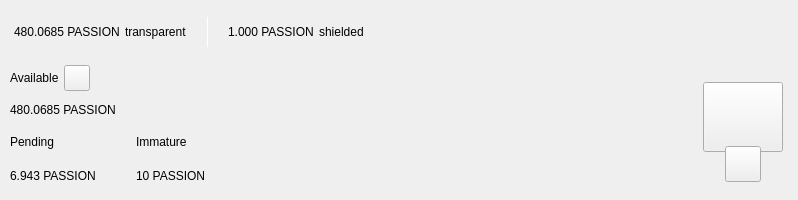
<?xml version="1.0" encoding="UTF-8"?>
<ui version="4.0">
 <class>TopBar</class>
 <widget class="QWidget" name="TopBar">
  <property name="geometry">
   <rect>
    <x>0</x>
    <y>0</y>
    <width>734</width>
    <height>200</height>
   </rect>
  </property>
  <property name="minimumSize">
   <size>
    <width>0</width>
    <height>200</height>
   </size>
  </property>
  <property name="maximumSize">
   <size>
    <width>16777215</width>
    <height>200</height>
   </size>
  </property>
  <property name="windowTitle">
   <string>Form</string>
  </property>
  <layout class="QVBoxLayout" name="verticalLayout_10" stretch="0">
   <property name="spacing">
    <number>0</number>
   </property>
   <property name="leftMargin">
    <number>0</number>
   </property>
   <property name="topMargin">
    <number>0</number>
   </property>
   <property name="rightMargin">
    <number>0</number>
   </property>
   <property name="bottomMargin">
    <number>0</number>
   </property>
   <item>
    <widget class="PFBorderImage" name="containerTop">
     <layout class="QVBoxLayout" name="verticalLayout_11">
      <property name="spacing">
       <number>0</number>
      </property>
      <property name="leftMargin">
       <number>0</number>
      </property>
      <property name="topMargin">
       <number>0</number>
      </property>
      <property name="rightMargin">
       <number>0</number>
      </property>
      <property name="bottomMargin">
       <number>0</number>
      </property>
      <item>
       <widget class="QWidget" name="top_container_2" native="true">
        <property name="minimumSize">
         <size>
          <width>0</width>
          <height>65</height>
         </size>
        </property>
        <layout class="QHBoxLayout" name="top_container">
         <property name="spacing">
          <number>0</number>
         </property>
         <property name="leftMargin">
          <number>14</number>
         </property>
         <property name="topMargin">
          <number>0</number>
         </property>
         <property name="rightMargin">
          <number>14</number>
         </property>
         <property name="bottomMargin">
          <number>0</number>
         </property>
         <item alignment="Qt::AlignVCenter">
          <widget class="QWidget" name="widgetTopAmount" native="true">
           <property name="sizePolicy">
            <sizepolicy hsizetype="Preferred" vsizetype="Maximum">
             <horstretch>0</horstretch>
             <verstretch>0</verstretch>
            </sizepolicy>
           </property>
           <layout class="QHBoxLayout" name="horizontalLayout_5">
            <property name="spacing">
             <number>5</number>
            </property>
            <property name="leftMargin">
             <number>0</number>
            </property>
            <property name="topMargin">
             <number>0</number>
            </property>
            <property name="rightMargin">
             <number>0</number>
            </property>
            <property name="bottomMargin">
             <number>0</number>
            </property>
            <item alignment="Qt::AlignTop">
             <widget class="QLabel" name="labelAmountTopPiv">
              <property name="minimumSize">
               <size>
                <width>0</width>
                <height>36</height>
               </size>
              </property>
              <property name="styleSheet">
               <string notr="true">padding:0px;margin:0px;</string>
              </property>
              <property name="text">
               <string notr="true">480.0685 PASSION</string>
              </property>
             </widget>
            </item>
            <item>
             <widget class="QLabel" name="labelTrans">
              <property name="text">
               <string>transparent</string>
              </property>
             </widget>
            </item>
            <item>
             <spacer name="horizontalSpacer_11">
              <property name="orientation">
               <enum>Qt::Horizontal</enum>
              </property>
              <property name="sizeType">
               <enum>QSizePolicy::Fixed</enum>
              </property>
              <property name="sizeHint" stdset="0">
               <size>
                <width>15</width>
                <height>20</height>
               </size>
              </property>
             </spacer>
            </item>
            <item alignment="Qt::AlignVCenter">
             <widget class="QLabel" name="typeSpacerTop">
              <property name="minimumSize">
               <size>
                <width>1</width>
                <height>30</height>
               </size>
              </property>
              <property name="maximumSize">
               <size>
                <width>1</width>
                <height>30</height>
               </size>
              </property>
              <property name="styleSheet">
               <string notr="true">background-color:white;
padding:0px;
border:none;</string>
              </property>
              <property name="text">
               <string/>
              </property>
             </widget>
            </item>
            <item>
             <spacer name="horizontalSpacer_12">
              <property name="orientation">
               <enum>Qt::Horizontal</enum>
              </property>
              <property name="sizeType">
               <enum>QSizePolicy::Fixed</enum>
              </property>
              <property name="sizeHint" stdset="0">
               <size>
                <width>15</width>
                <height>20</height>
               </size>
              </property>
             </spacer>
            </item>
            <item alignment="Qt::AlignTop">
             <widget class="QLabel" name="labelAmountTopShieldedPiv">
              <property name="minimumSize">
               <size>
                <width>0</width>
                <height>36</height>
               </size>
              </property>
              <property name="text">
               <string notr="true">1.000 PASSION</string>
              </property>
             </widget>
            </item>
            <item>
             <widget class="QLabel" name="labelShield">
              <property name="text">
               <string>shielded</string>
              </property>
             </widget>
            </item>
           </layout>
          </widget>
         </item>
         <item>
          <spacer name="horizontalSpacer">
           <property name="orientation">
            <enum>Qt::Horizontal</enum>
           </property>
           <property name="sizeHint" stdset="0">
            <size>
             <width>40</width>
             <height>20</height>
            </size>
           </property>
          </spacer>
         </item>
         <item>
          <layout class="QHBoxLayout" name="horizontalLayout_4">
           <property name="spacing">
            <number>12</number>
           </property>
           <property name="rightMargin">
            <number>0</number>
           </property>
           <item alignment="Qt::AlignRight">
            <widget class="QWidget" name="layoutSync" native="true">
             <property name="minimumSize">
              <size>
               <width>0</width>
               <height>36</height>
              </size>
             </property>
             <property name="maximumSize">
              <size>
               <width>16777215</width>
               <height>36</height>
              </size>
             </property>
             <layout class="QVBoxLayout" name="verticalLayout_9">
              <property name="leftMargin">
               <number>0</number>
              </property>
              <property name="topMargin">
               <number>0</number>
              </property>
              <property name="rightMargin">
               <number>0</number>
              </property>
              <property name="bottomMargin">
               <number>0</number>
              </property>
              <item>
               <widget class="ExpandableButton" name="pushButtonSync" native="true">
                <property name="minimumSize">
                 <size>
                  <width>36</width>
                  <height>36</height>
                 </size>
                </property>
                <property name="maximumSize">
                 <size>
                  <width>16777215</width>
                  <height>36</height>
                 </size>
                </property>
               </widget>
              </item>
             </layout>
            </widget>
           </item>
           <item>
            <widget class="ExpandableButton" name="pushButtonHDUpgrade" native="true">
             <property name="minimumSize">
              <size>
               <width>36</width>
               <height>36</height>
              </size>
             </property>
            </widget>
           </item>
           <item>
            <widget class="ExpandableButton" name="pushButtonStack" native="true">
             <property name="minimumSize">
              <size>
               <width>36</width>
               <height>36</height>
              </size>
             </property>
            </widget>
           </item>
           <item>
            <widget class="ExpandableButton" name="pushButtonColdStaking" native="true">
             <property name="minimumSize">
              <size>
               <width>36</width>
               <height>36</height>
              </size>
             </property>
            </widget>
           </item>
           <item>
            <widget class="ExpandableButton" name="pushButtonConnection" native="true">
             <property name="minimumSize">
              <size>
               <width>36</width>
               <height>36</height>
              </size>
             </property>
            </widget>
           </item>
           <item>
            <widget class="ExpandableButton" name="pushButtonTor" native="true">
             <property name="minimumSize">
              <size>
               <width>36</width>
               <height>36</height>
              </size>
             </property>
            </widget>
           </item>
           <item>
            <widget class="ExpandableButton" name="pushButtonLock" native="true">
             <property name="sizePolicy">
              <sizepolicy hsizetype="Expanding" vsizetype="Expanding">
               <horstretch>0</horstretch>
               <verstretch>0</verstretch>
              </sizepolicy>
             </property>
             <property name="minimumSize">
              <size>
               <width>36</width>
               <height>0</height>
              </size>
             </property>
            </widget>
           </item>
           <item>
            <widget class="ExpandableButton" name="pushButtonTheme" native="true">
             <property name="minimumSize">
              <size>
               <width>36</width>
               <height>36</height>
              </size>
             </property>
             <property name="maximumSize">
              <size>
               <width>16777215</width>
               <height>36</height>
              </size>
             </property>
            </widget>
           </item>
           <item>
            <widget class="ExpandableButton" name="pushButtonFAQ" native="true">
             <property name="minimumSize">
              <size>
               <width>36</width>
               <height>36</height>
              </size>
             </property>
            </widget>
           </item>
          </layout>
         </item>
        </layout>
       </widget>
      </item>
      <item>
       <widget class="QWidget" name="bottom_container" native="true">
        <property name="minimumSize">
         <size>
          <width>0</width>
          <height>135</height>
         </size>
        </property>
        <layout class="QHBoxLayout" name="botton_container">
         <property name="leftMargin">
          <number>10</number>
         </property>
         <property name="topMargin">
          <number>0</number>
         </property>
         <property name="rightMargin">
          <number>10</number>
         </property>
         <property name="bottomMargin">
          <number>10</number>
         </property>
         <item>
          <layout class="QVBoxLayout" name="verticalLayout_7">
           <property name="spacing">
            <number>0</number>
           </property>
           <property name="leftMargin">
            <number>0</number>
           </property>
           <property name="rightMargin">
            <number>30</number>
           </property>
           <item>
            <layout class="QVBoxLayout" name="verticalLayout_2">
             <item>
              <layout class="QHBoxLayout" name="horizontalLayoutContainerAvailable">
               <property name="spacing">
                <number>5</number>
               </property>
               <item>
                <widget class="QLabel" name="labelTitle1">
                 <property name="text">
                  <string>Available</string>
                 </property>
                </widget>
               </item>
               <item>
                <widget class="QPushButton" name="pushButtonBalanceInfo">
                 <property name="minimumSize">
                  <size>
                   <width>26</width>
                   <height>26</height>
                  </size>
                 </property>
                 <property name="maximumSize">
                  <size>
                   <width>26</width>
                   <height>26</height>
                  </size>
                 </property>
                 <property name="mouseTracking">
                  <bool>true</bool>
                 </property>
                 <property name="focusPolicy">
                  <enum>Qt::NoFocus</enum>
                 </property>
                 <property name="text">
                  <string notr="true"/>
                 </property>
                 <property name="iconSize">
                  <size>
                   <width>24</width>
                   <height>24</height>
                  </size>
                 </property>
                 <property name="shortcut">
                  <string notr="true"/>
                 </property>
                </widget>
               </item>
               <item>
                <spacer name="horizontalSpacer_4">
                 <property name="orientation">
                  <enum>Qt::Horizontal</enum>
                 </property>
                 <property name="sizeType">
                  <enum>QSizePolicy::MinimumExpanding</enum>
                 </property>
                 <property name="sizeHint" stdset="0">
                  <size>
                   <width>20</width>
                   <height>20</height>
                  </size>
                 </property>
                </spacer>
               </item>
              </layout>
             </item>
             <item>
              <widget class="QLabel" name="labelAmountPassionStake">
               <property name="text">
                <string notr="true">480.0685 PASSION</string>
               </property>
              </widget>
             </item>
            </layout>
           </item>
           <item>
            <widget class="QWidget" name="container_imm_pend" native="true">
             <layout class="QHBoxLayout" name="horizontalLayout_2">
              <property name="spacing">
               <number>0</number>
              </property>
              <property name="leftMargin">
               <number>0</number>
              </property>
              <property name="topMargin">
               <number>0</number>
              </property>
              <property name="rightMargin">
               <number>0</number>
              </property>
              <property name="bottomMargin">
               <number>0</number>
              </property>
              <item alignment="Qt::AlignLeft">
               <widget class="QWidget" name="container_pending" native="true">
                <property name="sizePolicy">
                 <sizepolicy hsizetype="Minimum" vsizetype="Preferred">
                  <horstretch>0</horstretch>
                  <verstretch>0</verstretch>
                 </sizepolicy>
                </property>
                <layout class="QVBoxLayout" name="verticalLayout_3">
                 <property name="leftMargin">
                  <number>0</number>
                 </property>
                 <property name="topMargin">
                  <number>0</number>
                 </property>
                 <property name="rightMargin">
                  <number>0</number>
                 </property>
                 <property name="bottomMargin">
                  <number>0</number>
                 </property>
                 <item>
                  <widget class="QLabel" name="labelTitle3">
                   <property name="text">
                    <string>Pending</string>
                   </property>
                  </widget>
                 </item>
                 <item>
                  <widget class="QLabel" name="labelPendingPiv">
                   <property name="text">
                    <string notr="true">6.943 PASSION</string>
                   </property>
                  </widget>
                 </item>
                </layout>
               </widget>
              </item>
              <item>
               <spacer name="horizontalSpacer_3">
                <property name="orientation">
                 <enum>Qt::Horizontal</enum>
                </property>
                <property name="sizeType">
                 <enum>QSizePolicy::Fixed</enum>
                </property>
                <property name="sizeHint" stdset="0">
                 <size>
                  <width>40</width>
                  <height>20</height>
                 </size>
                </property>
               </spacer>
              </item>
              <item alignment="Qt::AlignLeft">
               <widget class="QWidget" name="container_immature" native="true">
                <property name="sizePolicy">
                 <sizepolicy hsizetype="Minimum" vsizetype="Preferred">
                  <horstretch>0</horstretch>
                  <verstretch>0</verstretch>
                 </sizepolicy>
                </property>
                <layout class="QVBoxLayout" name="verticalLayout_4">
                 <property name="leftMargin">
                  <number>0</number>
                 </property>
                 <property name="topMargin">
                  <number>0</number>
                 </property>
                 <property name="rightMargin">
                  <number>0</number>
                 </property>
                 <property name="bottomMargin">
                  <number>0</number>
                 </property>
                 <item>
                  <widget class="QLabel" name="labelTitle4">
                   <property name="text">
                    <string>Immature</string>
                   </property>
                  </widget>
                 </item>
                 <item>
                  <widget class="QLabel" name="labelImmaturePiv">
                   <property name="text">
                    <string notr="true">10 PASSION</string>
                   </property>
                  </widget>
                 </item>
                </layout>
               </widget>
              </item>
              <item>
               <spacer name="horizontalSpacer_5">
                <property name="orientation">
                 <enum>Qt::Horizontal</enum>
                </property>
                <property name="sizeHint" stdset="0">
                 <size>
                  <width>40</width>
                  <height>20</height>
                 </size>
                </property>
               </spacer>
              </item>
             </layout>
            </widget>
           </item>
          </layout>
         </item>
         <item>
          <spacer name="horizontalSpacer_2">
           <property name="orientation">
            <enum>Qt::Horizontal</enum>
           </property>
           <property name="sizeHint" stdset="0">
            <size>
             <width>40</width>
             <height>20</height>
            </size>
           </property>
          </spacer>
         </item>
         <item alignment="Qt::AlignHCenter|Qt::AlignVCenter">
          <widget class="QWidget" name="qrContainer" native="true">
           <property name="sizePolicy">
            <sizepolicy hsizetype="Preferred" vsizetype="Minimum">
             <horstretch>0</horstretch>
             <verstretch>0</verstretch>
            </sizepolicy>
           </property>
           <property name="minimumSize">
            <size>
             <width>90</width>
             <height>110</height>
            </size>
           </property>
           <property name="maximumSize">
            <size>
             <width>90</width>
             <height>110</height>
            </size>
           </property>
           <layout class="QVBoxLayout" name="containerQR">
            <property name="spacing">
             <number>0</number>
            </property>
            <property name="leftMargin">
             <number>5</number>
            </property>
            <property name="topMargin">
             <number>10</number>
            </property>
            <property name="rightMargin">
             <number>5</number>
            </property>
            <property name="bottomMargin">
             <number>0</number>
            </property>
            <item>
             <widget class="QPushButton" name="btnQr">
              <property name="minimumSize">
               <size>
                <width>70</width>
                <height>70</height>
               </size>
              </property>
              <property name="maximumSize">
               <size>
                <width>16777215</width>
                <height>70</height>
               </size>
              </property>
              <property name="focusPolicy">
               <enum>Qt::NoFocus</enum>
              </property>
              <property name="text">
               <string/>
              </property>
              <property name="iconSize">
               <size>
                <width>70</width>
                <height>70</height>
               </size>
              </property>
             </widget>
            </item>
            <item>
             <spacer name="verticalSpacer">
              <property name="orientation">
               <enum>Qt::Vertical</enum>
              </property>
              <property name="sizeType">
               <enum>QSizePolicy::Fixed</enum>
              </property>
              <property name="sizeHint" stdset="0">
               <size>
                <width>20</width>
                <height>20</height>
               </size>
              </property>
             </spacer>
            </item>
            <item alignment="Qt::AlignHCenter|Qt::AlignBottom">
             <widget class="QPushButton" name="pushButtonQR">
              <property name="minimumSize">
               <size>
                <width>36</width>
                <height>36</height>
               </size>
              </property>
              <property name="maximumSize">
               <size>
                <width>36</width>
                <height>36</height>
               </size>
              </property>
              <property name="focusPolicy">
               <enum>Qt::NoFocus</enum>
              </property>
              <property name="text">
               <string/>
              </property>
             </widget>
            </item>
           </layout>
          </widget>
         </item>
        </layout>
       </widget>
      </item>
     </layout>
    </widget>
   </item>
  </layout>
 </widget>
 <customwidgets>
  <customwidget>
   <class>ExpandableButton</class>
   <extends>QWidget</extends>
   <header>qt/passion/expandablebutton.h</header>
   <container>1</container>
  </customwidget>
  <customwidget>
   <class>PFBorderImage</class>
   <extends>QFrame</extends>
   <header>qt/passion/pfborderimage.h</header>
   <container>1</container>
  </customwidget>
 </customwidgets>
 <resources/>
 <connections/>
</ui>
